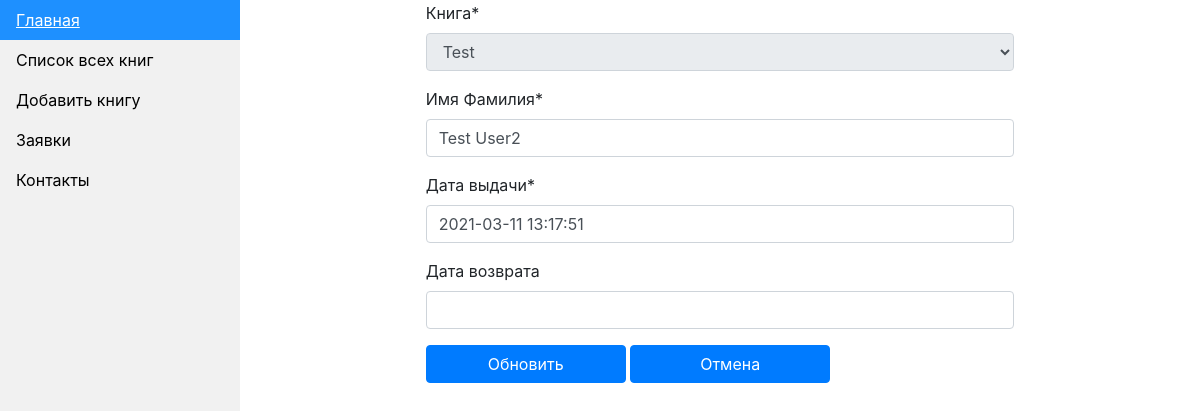
Screenshot of /history_update/2/ with the database file from the repository.
### main_app/models.py (models this page shows, shortened)
class ClientsHistoryModel(models.Model):
    book = models.ForeignKey('BookModel', on_delete=models.CASCADE)
    full_name = models.CharField(max_length=64, verbose_name='Имя Фамилия')
    date_of_issue = models.DateTimeField(default=timezone.now, blank=False, verbose_name='Дата выдачи')
    return_date = models.DateTimeField(blank=True, verbose_name='Дата возврата', null=True)

### main_app/views.py (the view)
# urls.py: path('history_update/<int:pk>/', views.HistoryUpdate.as_view(), name='history_update'),
class HistoryUpdate(UpdateView):
    template_name = 'history/history_post.html'
    model = ClientsHistoryModel
    form_class = ClientsHistoryForm

### main_app/forms.py
class ClientsHistoryForm(forms.ModelForm):
    book = forms.ModelChoiceField(queryset=BookModel.objects.all(), empty_label=None, label='Книга', disabled=True)
    class Meta:
        model = ClientsHistoryModel
        fields = ('book', 'full_name', 'date_of_issue', 'return_date')

### main_app/models.py (called while the page is built)
    def __str__(self):
        return self.title

### templates/history/history_post.html (shortened to what this page needs)
{% extends 'base.html' %}
{% load crispy_forms_filters %}
{% load static %}
{% block content %}
    <section class="site-section" id="next-section">
        <div class="container">
            <div class="row justify-content-center">
                <div class="col-lg-8 mb-5 mb-lg-0">
                    <form action="" method="POST" class="">
                        {{ form|crispy }}
                        <div class="row form-group">
                            <div class="col-md-12">
                                {% if form.instance.id %}
                                    <input type="submit" value="Обновить" class="btn btn-primary btn-md text-white" style="width: 200px">
                                    <a class="btn btn-primary" style="width: 200px" href="{% url 'book_single' object.book.id %}">Отмена</a>
                                {% else %}
                                    <input type="submit" value="Создать" class="btn btn-primary btn-md text-white" style="width: 200px">
                                {% endif %}
                                    </div>
                                </div>
                        </form>
                    </div>
                </div>
            </div>
        </section>
{% endblock %}

### templates/base.html (style rules this page uses)
body { margin: 0; }

### rows the page displays
ClientsHistoryModel: book "Test", full_name "Test User2", date_of_issue "2021-03-11 13:17:51"
